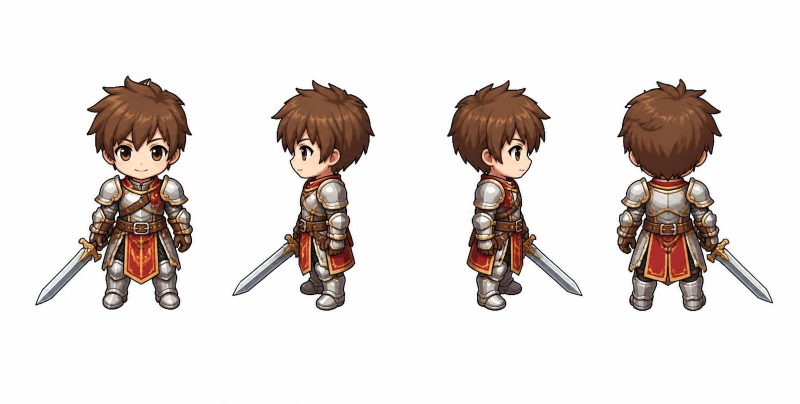
#> input picture tools/chibi/src/sword_m.png, 1600 x 807 px, given in place of azure_blade_held.png, which was not available (shown at 1/2 size)
$ python azure.py ../chibi/src/sword_m.png
#> lines starting #> are read from the running program, lines starting #| are printed output that depends on the picture; after the words box and inside, x2 and y2 are one past the last pixel; in counts of white or black regions, pixels touching at a corner belong together; pictures that were not available may be replaced by others from this repository, and a replacement may not be noted
"""ชุดอัศวินคราม (ดรอปจาก World Boss) — ย้อมชิ้นส่วน LPC ให้เป็นเหล็กเงินอมฟ้า ขอบทอง ผ้าน้ำเงิน ตามภาพคอนเซ็ปต์
ไอคอนตัดจากภาพคอนเซ็ปต์ที่ผู้ดูแลเกมส่งมา (ถ้ามีไฟล์) ไม่งั้นย่อจากภาพบนตัว
usage: python3 tools/gear/azure.py [concept.png]"""
import os, sys, json, subprocess
import numpy as np
from PIL import Image
ROOT = os.path.dirname(os.path.dirname(os.path.dirname(os.path.abspath(__file__))))
A = os.path.join(ROOT, "public", "assets")
E = f"{A}/equip"

STEEL = {  # สีเหล็กเดิมของ LPC → เหล็กเงินอมฟ้า
    (29, 19, 30): (16, 18, 42), (31, 19, 25): (16, 18, 42),
    (46, 37, 51): (28, 48, 140), (40, 24, 32): (24, 40, 120),       # ชั้นใน/ผ้า → น้ำเงินเข้ม
    (77, 74, 93): (68, 82, 124), (114, 107, 126): (122, 138, 178), (134, 126, 127): (150, 164, 200),
    (149, 128, 128): (166, 178, 210), (196, 181, 159): (214, 222, 242), (229, 230, 199): (240, 245, 255),
}
GOLD = [(120, 74, 18), (196, 140, 40), (240, 196, 92), (255, 236, 160)]
OUT = (16, 18, 42)

def lum(c): return 0.299 * c[0] + 0.587 * c[1] + 0.114 * c[2]

# [101 lines left out: functions steel, cape, blade, not called in this run]

def do(src, dst, fn, **kw):
    p = f"{E}/{src}.png"
    if not os.path.exists(p): return False
    Image.fromarray(fn(np.array(Image.open(p).convert("RGBA")), **kw)).save(f"{E}/{dst}.png"); return True

made = []
for sx in ("m", "f"):
    do(f"shp_plate_pauldron_{sx}", f"azure_plate_{sx}", steel); do(f"gauntlets_{sx}", f"azure_gaunt_{sx}", steel); do(f"plateboots_{sx}", f"azure_boots_{sx}", steel)
    made += [f"azure_plate_{sx}", f"azure_gaunt_{sx}", f"azure_boots_{sx}"]
do("shp_helm_horned", "azure_helm", steel, trim=False, horns=True); made.append("azure_helm")
do("cape_knight", "azure_cape", cape); do("cape_knight_back", "azure_cape_back", cape); made += ["azure_cape", "azure_cape_back"]
for suf in ("_held", "_heldb", "_atk", "_atkb"):
    do(f"greatsword{suf}", f"azure_blade{suf}", blade)
# ภาพถือ (ก่อนแบกหลัง) = ภาพ held · carry.py จะสร้างภาพแบกหลังให้
Image.open(f"{E}/azure_blade_held.png").save(f"{E}/azure_blade.png")
Image.open(f"{E}/azure_blade_heldb.png").save(f"{E}/azure_blade_back.png")
made += ["azure_blade", "azure_blade_back", "azure_blade_held", "azure_blade_heldb"]

# ---------- ไอคอน ----------
ICONS = {"azure_helm": (40, 418, 140, 530), "azure_plate": (150, 418, 275, 530), "azure_gaunt": (405, 425, 470, 530),
         "azure_boots": (480, 425, 560, 530), "azure_cape": (572, 418, 675, 530), "azure_blade": (728, 128, 820, 390)}
def cutout(im, box):
    c = np.array(im.crop(box).convert("RGB")).astype(int)
    bg = np.median(np.concatenate([c[0], c[-1], c[:, 0], c[:, -1]]), 0)
    d = np.abs(c - bg).sum(-1)
    from scipy import ndimage
    fg = d > 40
    lab, n = ndimage.label(fg)
    if n > 1:
        sz = ndimage.sum(fg, lab, range(1, n + 1)); keep = [i + 1 for i, s in enumerate(sz) if s > 0.08 * sz.max()]
        fg = np.isin(lab, keep)
    fg = ndimage.binary_fill_holes(fg)
    rgba = np.dstack([c, fg * 255]).astype(np.uint8)
    o = Image.fromarray(rgba); return o.crop(o.getbbox())
def small(o, size=30):
    s = size / max(o.size)
    a = np.array(o).astype(float); al = a[..., 3:4] / 255
    pre = Image.fromarray(np.concatenate([a[..., :3] * al, a[..., 3:4]], 2).astype(np.uint8)).resize((max(1, round(o.width * s)), max(1, round(o.height * s))), Image.LANCZOS)
    b = np.array(pre).astype(float); B = b[..., 3:4] / 255
    rgb = np.where(B > 0, b[..., :3] / np.maximum(B, 1e-3), 0).clip(0, 255)
    res = np.concatenate([rgb, (B > 0.45) * 255.0], 2).astype(np.uint8)
    ic = Image.new("RGBA", (32, 32)); r = Image.fromarray(res); ic.alpha_composite(r, ((32 - r.width) // 2, (32 - r.height) // 2)); return ic
if len(sys.argv) > 1:
    src = Image.open(sys.argv[1])
#> src is the input picture: PIL image 1600x807 RGB; mean R, G, B 227.2, 220.6, 217.5
    for k, box in ICONS.items():
        o = cutout(src, box)
        if k == "azure_blade": o = o.rotate(-45, resample=Image.NEAREST, expand=True); o = o.crop(o.getbbox())
        small(o).save(f"{A}/icons/{k}.png")
#> this loop made 6 passes
#> (bg in cutout, n in cutout, sz in cutout, keep in cutout) on passes 1, 2, 4, 5, 6: ([254, 254, 254], 11, [1, 1, 1, 1, 32, 2, 1, 1, 1, 1, 1], [5]), ([203, 160.5, 141.5], 3, [13664, 1, 1], [1]), ([254, 254, 254], 11, [2, 629, 1, 1, 1, 1, 1, 1, 1, 1, 1], [2]), ([174, 142.5, 112], 4, [11245, 1, 1, 1], [1]), ([254, 254, 254], 14, [1140, 1, 1, 1, 1, 1, 1, 1, 1, 1, 1, 2, 1, 1], [1])
#> (bg in cutout, n in cutout) on pass 3: ([254, 254, 254], 0)
#> pass 1, in cutout, `c = np.array(im.crop(box).convert("RGB")).astype(int)`:
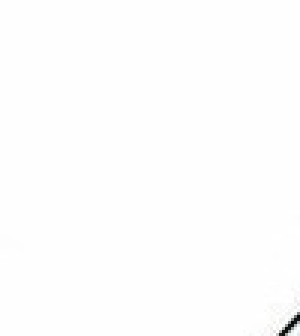
#> c: shape (112, 100, 3) int64 (shown 3 times larger); mean R, G, B 253.5, 253.6, 253.5
#> pass 1, in cutout, `d = np.abs(c - bg).sum(-1)`:
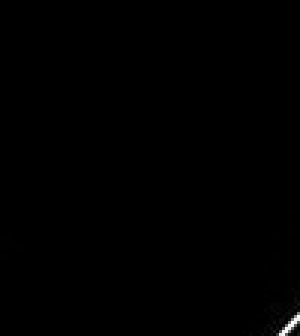
#> d: shape (112, 100) float64 (shown 3 times larger); min 0, max 746, mean 1.4; drawn with min black and max white
#> pass 1, in cutout, `fg = d > 40`:
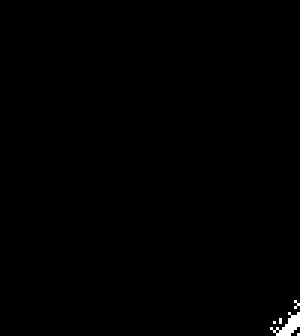
#> fg: shape (112, 100) bool (shown 3 times larger); 0.38% white; 5 white regions (4 under 20 px), largest, box (x1, y1, x2, y2) and area: (90, 104, 100, 112) 36
#> after the loop:
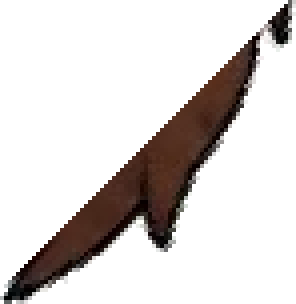
#> o: PIL image 74x76 RGBA (shown 4 times larger); mean R, G, B, A 51, 46.3, 44.6, 53; transparent parts drawn white

#> (the run stopped early here; a loop or call above may not have finished)
